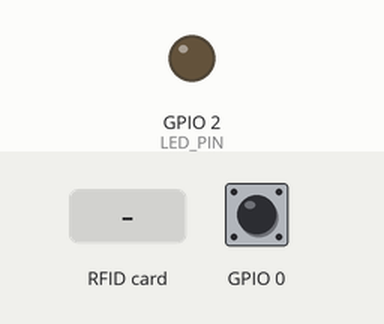
The sketch below on a simulated ESP32. On the bench: output pins drawn as LEDs (lit = HIGH). Inputs (shaded band) come from the test bench; at power-on: GPIO 0 HIGH. WiFi joins after 1.5 s; servers stay silent unless stated; no MQTT or app messages arrive unless stated; what the sketch prints to the serial monitor is not drawn.

Above: at 3.1 s.
3.2 s: RFID card 5E 7A 19 C4 held to the reader
At 3.26 s:
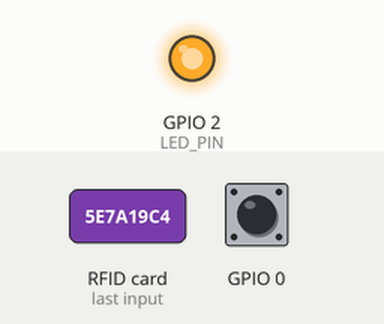
Timing chart, 0 to 6.2 s (numbered marks = the images above; inputs shaded):
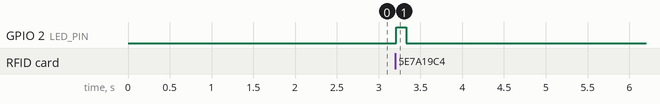

Measured:
- after the input at 3.2 s, GPIO 2 (LED_PIN): LOW → HIGH at once, → LOW 0.12 s later

The sketch:

onelink_rfid_reader.ino
```cpp
/*
 * OneLink ESP32 RFID Reader
 * -------------------------
 * Publishes card taps to a PUBLIC MQTT broker so the Raspberry Pi's
 * changing hotspot IP never needs to be hardcoded again.
 *
 * Flow: RC522 -> ESP32 -> broker.emqx.io -> Pi brain.py -> kiosk WebSocket
 *
 * Libraries (Arduino Library Manager):
 *   - WiFiManager by tzapu
 *   - PubSubClient by Nick O'Leary
 *   - MFRC522 by GithubCommunity
 *
 * First boot: join WiFi AP "OneLink-Setup", open the captive portal,
 * enter your phone hotspot SSID/password. Credentials are saved in flash.
 */

#include <WiFi.h>
#include <WiFiManager.h>
#include <PubSubClient.h>
#include <SPI.h>
#include <MFRC522.h>

// ─────────── CONFIG (no Pi IP here — ever) ───────────
const char* MQTT_HOST = "broker.emqx.io";
const int   MQTT_PORT = 1883;
const char* MQTT_TOPIC_TAP = "onelink/hardware/tap";
const char* MQTT_TOPIC_HB  = "onelink/hardware/heartbeat";
const char* NODE_ID        = "main_kiosk";
const char* WIFI_AP_NAME   = "OneLink-Setup";

// RC522 SPI pins (same as your current wiring)
#define SS_PIN   5
#define RST_PIN  27
#define SCK_PIN  18
#define MISO_PIN 19
#define MOSI_PIN 23
#define LED_PIN  2

const unsigned long TAP_COOLDOWN_MS = 2500;
const unsigned long HEARTBEAT_MS    = 30000;
const unsigned long READER_CHECK_MS = 5000;
// ─────────────────────────────────────────────────────

WiFiClient   wifiClient;
PubSubClient mqtt(wifiClient);
MFRC522      rfid(SS_PIN, RST_PIN);
WiFiManager  wifiManager;

String        lastUid = "";
unsigned long lastTapAt = 0;
unsigned long lastHealthAt = 0;
unsigned long lastHeartbeatAt = 0;
unsigned long mqttBackoffMs = 1000;

void initReader() {
  SPI.begin(SCK_PIN, MISO_PIN, MOSI_PIN, SS_PIN);
  rfid.PCD_Init();
  delay(50);
  rfid.PCD_SetAntennaGain(rfid.RxGain_max);
}

bool readerOk() {
  byte v = rfid.PCD_ReadRegister(MFRC522::VersionReg);
  return !(v == 0x00 || v == 0xFF);
}

String uidToHex(MFRC522::Uid uid) {
  String s = "";
  for (byte i = 0; i < uid.size; i++) {
    if (uid.uidByte[i] < 0x10) s += "0";
    s += String(uid.uidByte[i], HEX);
  }
  s.toUpperCase();
  return s;
}

void ensureWifi() {
  if (WiFi.status() == WL_CONNECTED) return;
  Serial.println("WiFi lost — reconnecting via saved credentials / portal…");
  // Blocking portal only if saved creds fail (timeout 180s).
  wifiManager.setConfigPortalTimeout(180);
  if (!wifiManager.autoConnect(WIFI_AP_NAME)) {
    Serial.println("WiFi portal timed out — restarting");
    delay(1500);
    ESP.restart();
  }
  Serial.printf("WiFi OK. IP: %s\n", WiFi.localIP().toString().c_str());
}

bool connectMqttOnce() {
  String clientId = "onelink-esp32-" + String((uint32_t)ESP.getEfuseMac(), HEX);
  Serial.printf("MQTT: connecting to %s:%d as %s … ", MQTT_HOST, MQTT_PORT, clientId.c_str());
  bool ok = mqtt.connect(clientId.c_str());
  if (ok) {
    Serial.println("connected.");
    mqttBackoffMs = 1000;
    // Immediate heartbeat so Pi/kiosk know RFID path is alive.
    String hb = "{\"node\":\"" + String(NODE_ID) + "\",\"readerOk\":";
    hb += readerOk() ? "true" : "false";
    hb += ",\"ip\":\"" + WiFi.localIP().toString() + "\"}";
    mqtt.publish(MQTT_TOPIC_HB, hb.c_str(), true);
  } else {
    Serial.printf("failed (rc=%d)\n", mqtt.state());
  }
  return ok;
}

void ensureMqtt() {
  if (mqtt.connected()) return;
  while (!mqtt.connected()) {
    ensureWifi();
    if (connectMqttOnce()) break;
    Serial.printf("MQTT retry in %lums\n", mqttBackoffMs);
    delay(mqttBackoffMs);
    mqttBackoffMs = min(mqttBackoffMs * 2, (unsigned long)30000);
  }
}

void publishTap(const String& uid) {
  String payload = "{\"uid\":\"" + uid + "\",\"node\":\"" + String(NODE_ID) + "\"}";
  bool ok = mqtt.publish(MQTT_TOPIC_TAP, payload.c_str());
  Serial.printf("TAP %s -> %s  [%s]\n", uid.c_str(), MQTT_TOPIC_TAP, ok ? "OK" : "FAIL");
  digitalWrite(LED_PIN, HIGH);
  delay(120);
  digitalWrite(LED_PIN, LOW);
}

void publishHeartbeat() {
  String hb = "{\"node\":\"" + String(NODE_ID) + "\",\"readerOk\":";
  hb += readerOk() ? "true" : "false";
  hb += ",\"ip\":\"" + WiFi.localIP().toString() + "\",\"uptimeMs\":";
  hb += String(millis());
  hb += "}";
  bool ok = mqtt.publish(MQTT_TOPIC_HB, hb.c_str(), true);
  Serial.printf("HB -> %s [%s]\n", MQTT_TOPIC_HB, ok ? "OK" : "FAIL");
}

void setup() {
  Serial.begin(115200);
  delay(300);
  pinMode(LED_PIN, OUTPUT);
  Serial.println("\n=== OneLink ESP32 RFID (public MQTT) ===");
  Serial.println("Broker: broker.emqx.io — Pi IP is NOT required.");

  initReader();
  byte v = rfid.PCD_ReadRegister(MFRC522::VersionReg);
  Serial.printf("RC522 version: 0x%02X %s\n", v,
                readerOk() ? "(OK)" : "(NOT DETECTED — check wiring & 3.3V)");

  wifiManager.setHostname("onelink-esp32");
  wifiManager.setConfigPortalTimeout(180);
  // Hold BOOT (GPIO0) low at reset to force re-open portal for new hotspot.
  pinMode(0, INPUT_PULLUP);
  if (digitalRead(0) == LOW) {
    Serial.println("BOOT held — clearing WiFi and opening portal");
    wifiManager.resetSettings();
  }

  if (!wifiManager.autoConnect(WIFI_AP_NAME)) {
    Serial.println("Failed to connect — restarting");
    delay(2000);
    ESP.restart();
  }
  Serial.printf("WiFi connected. IP: %s\n", WiFi.localIP().toString().c_str());

  mqtt.setServer(MQTT_HOST, MQTT_PORT);
  mqtt.setKeepAlive(30);
  ensureMqtt();
  lastHeartbeatAt = millis();
  Serial.println("Ready. Tap a card. Heartbeat every 30s.");
}

void loop() {
  ensureWifi();
  ensureMqtt();
  mqtt.loop();

  unsigned long now = millis();

  if (now - lastHealthAt > READER_CHECK_MS) {
    lastHealthAt = now;
    if (!readerOk()) {
      Serial.println("RC522 not responding — re-init");
      initReader();
    }
  }

  if (now - lastHeartbeatAt >= HEARTBEAT_MS) {
    lastHeartbeatAt = now;
    publishHeartbeat();
  }

  if (!rfid.PICC_IsNewCardPresent() || !rfid.PICC_ReadCardSerial()) return;

  String uid = uidToHex(rfid.uid);
  if (uid == lastUid && (now - lastTapAt) < TAP_COOLDOWN_MS) {
    rfid.PICC_HaltA();
    rfid.PCD_StopCrypto1();
    return;
  }
  lastUid = uid;
  lastTapAt = now;

  Serial.printf("CARD UID: %s\n", uid.c_str());
  publishTap(uid);

  rfid.PICC_HaltA();
  rfid.PCD_StopCrypto1();
}
```
